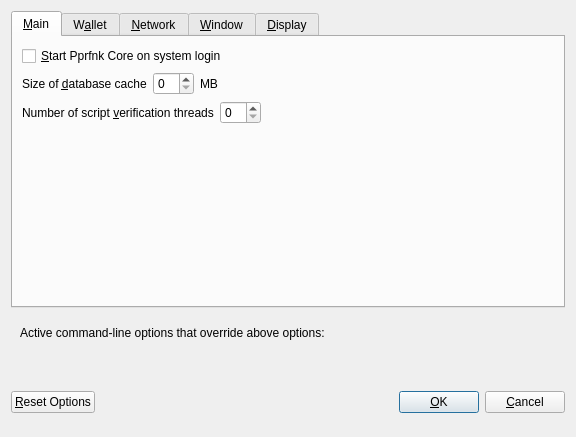
<?xml version="1.0" encoding="UTF-8"?>
<ui version="4.0">
 <class>OptionsDialog</class>
 <widget class="QDialog" name="OptionsDialog">
  <property name="geometry">
   <rect>
    <x>0</x>
    <y>0</y>
    <width>576</width>
    <height>402</height>
   </rect>
  </property>
  <property name="windowTitle">
   <string>Options</string>
  </property>
  <property name="modal">
   <bool>true</bool>
  </property>
  <layout class="QVBoxLayout" name="verticalLayout">
   <item>
    <widget class="QTabWidget" name="tabWidget">
     <property name="currentIndex">
      <number>0</number>
     </property>
     <widget class="QWidget" name="tabMain">
      <attribute name="title">
       <string>&amp;Main</string>
      </attribute>
      <layout class="QVBoxLayout" name="verticalLayout_Main">
       <item>
        <widget class="QCheckBox" name="bitcoinAtStartup">
         <property name="toolTip">
          <string>Automatically start Pprfnk Core after logging in to the system.</string>
         </property>
         <property name="text">
          <string>&amp;Start Pprfnk Core on system login</string>
         </property>
        </widget>
       </item>
       <item>
        <layout class="QHBoxLayout" name="horizontalLayout_2_Main">
         <item>
          <widget class="QLabel" name="databaseCacheLabel">
           <property name="text">
            <string>Size of &amp;database cache</string>
           </property>
           <property name="textFormat">
            <enum>Qt::PlainText</enum>
           </property>
           <property name="buddy">
            <cstring>databaseCache</cstring>
           </property>
          </widget>
         </item>
         <item>
          <widget class="QSpinBox" name="databaseCache"/>
         </item>
         <item>
          <widget class="QLabel" name="databaseCacheUnitLabel">
           <property name="text">
            <string>MB</string>
           </property>
           <property name="textFormat">
            <enum>Qt::PlainText</enum>
           </property>
          </widget>
         </item>
         <item>
          <spacer name="horizontalSpacer_2_Main">
           <property name="orientation">
            <enum>Qt::Horizontal</enum>
           </property>
           <property name="sizeHint" stdset="0">
            <size>
             <width>40</width>
             <height>20</height>
            </size>
           </property>
          </spacer>
         </item>
        </layout>
       </item>
       <item>
        <layout class="QHBoxLayout" name="horizontalLayout_3_Main">
         <item>
          <widget class="QLabel" name="threadsScriptVerifLabel">
           <property name="text">
            <string>Number of script &amp;verification threads</string>
           </property>
           <property name="textFormat">
            <enum>Qt::PlainText</enum>
           </property>
           <property name="buddy">
            <cstring>threadsScriptVerif</cstring>
           </property>
          </widget>
         </item>
         <item>
          <widget class="QSpinBox" name="threadsScriptVerif">
           <property name="toolTip">
            <string>(0 = auto, &lt;0 = leave that many cores free)</string>
           </property>
          </widget>
         </item>
         <item>
          <spacer name="horizontalSpacer_3_Main">
           <property name="orientation">
            <enum>Qt::Horizontal</enum>
           </property>
           <property name="sizeHint" stdset="0">
            <size>
             <width>40</width>
             <height>20</height>
            </size>
           </property>
          </spacer>
         </item>
        </layout>
       </item>
       <item>
        <spacer name="verticalSpacer_Main">
         <property name="orientation">
          <enum>Qt::Vertical</enum>
         </property>
         <property name="sizeHint" stdset="0">
          <size>
           <width>20</width>
           <height>40</height>
          </size>
         </property>
        </spacer>
       </item>
      </layout>
     </widget>
     <widget class="QWidget" name="tabWallet">
      <attribute name="title">
       <string>W&amp;allet</string>
      </attribute>
      <layout class="QVBoxLayout" name="verticalLayout_Wallet">
       <item>
        <widget class="QGroupBox" name="groupBox">
         <property name="title">
          <string>Expert</string>
         </property>
         <layout class="QVBoxLayout" name="verticalLayout_2">
          <item>
           <widget class="QCheckBox" name="coinControlFeatures">
            <property name="toolTip">
             <string>Whether to show coin control features or not.</string>
            </property>
            <property name="text">
             <string>Enable coin &amp;control features</string>
            </property>
           </widget>
          </item>
          <item>
           <widget class="QCheckBox" name="showMasternodesTab">
            <property name="toolTip">
             <string>Show additional tab listing all your masternodes in first sub-tab&lt;br/&gt;and all masternodes on the network in second sub-tab.</string>
            </property>
            <property name="text">
             <string>Show Masternodes Tab</string>
            </property>
           </widget>
          </item>
          <item>
           <widget class="QCheckBox" name="showAdvancedPSUI">
            <property name="toolTip">
             <string>Show additional information and buttons for PrivateSend on overview screen.</string>
            </property>
            <property name="text">
             <string>Enable advanced PrivateSend interface</string>
            </property>
           </widget>
          </item>
          <item>
           <widget class="QCheckBox" name="lowKeysWarning">
            <property name="toolTip">
             <string>Show warning dialog when PrivateSend detects that wallet has very low number of keys left.</string>
            </property>
            <property name="text">
             <string>Warn if PrivateSend is running out of keys</string>
            </property>
           </widget>
          </item>
          <item>
           <widget class="QCheckBox" name="privateSendMultiSession">
            <property name="toolTip">
             <string>Whether to use experimental PrivateSend mode with multiple mixing sessions per block.&lt;br/&gt;Note: You must use this feature carefully.&lt;br/&gt;Make sure you always have recent wallet (auto)backup in a safe place!</string>
            </property>
            <property name="text">
             <string>Enable PrivateSend &amp;multi-session</string>
            </property>
           </widget>
          </item>
          <item>
           <widget class="QCheckBox" name="spendZeroConfChange">
            <property name="toolTip">
             <string>If you disable the spending of unconfirmed change, the change from a transaction&lt;br/&gt;cannot be used until that transaction has at least one confirmation.&lt;br/&gt;This also affects how your balance is computed.</string>
            </property>
            <property name="text">
             <string>&amp;Spend unconfirmed change</string>
            </property>
           </widget>
          </item>
         </layout>
        </widget>
       </item>
       <item>
        <layout class="QHBoxLayout" name="horizontalLayout_4_Wallet">
         <item>
          <widget class="QLabel" name="label">
           <property name="toolTip">
            <string>This setting determines the amount of individual masternodes that an input will be anonymized through.&lt;br/&gt;More rounds of anonymization gives a higher degree of privacy, but also costs more in fees.</string>
           </property>
           <property name="text">
            <string>PrivateSend rounds to use</string>
           </property>
          </widget>
         </item>
         <item>
          <widget class="QSpinBox" name="privateSendRounds">
           <property name="minimum">
            <number>2</number>
           </property>
           <property name="maximum">
            <number>8</number>
           </property>
           <property name="value">
            <number>4</number>
           </property>
          </widget>
         </item>
        </layout>
       </item>
       <item>
        <layout class="QHBoxLayout" name="horizontalLayout">
         <item>
          <widget class="QLabel" name="label_2">
           <property name="toolTip">
            <string>This amount acts as a threshold to turn off PrivateSend once it's reached.</string>
           </property>
           <property name="statusTip">
            <string notr="true"/>
           </property>
           <property name="whatsThis">
            <string notr="true"/>
           </property>
           <property name="accessibleName">
            <string notr="true"/>
           </property>
           <property name="accessibleDescription">
            <string notr="true"/>
           </property>
           <property name="text">
            <string>Amount of Pprfnk to keep anonymized</string>
           </property>
          </widget>
         </item>
         <item>
          <widget class="QSpinBox" name="privateSendAmount">
           <property name="minimum">
            <number>2</number>
           </property>
           <property name="maximum">
            <number>2000</number>
           </property>
           <property name="singleStep">
            <number>10</number>
           </property>
           <property name="value">
            <number>1000</number>
           </property>
          </widget>
         </item>
        </layout>
       </item>
       <item>
        <spacer name="verticalSpacer_Wallet">
         <property name="orientation">
          <enum>Qt::Vertical</enum>
         </property>
         <property name="sizeHint" stdset="0">
          <size>
           <width>20</width>
           <height>40</height>
          </size>
         </property>
        </spacer>
       </item>
      </layout>
     </widget>
     <widget class="QWidget" name="tabNetwork">
      <attribute name="title">
       <string>&amp;Network</string>
      </attribute>
      <layout class="QVBoxLayout" name="verticalLayout_Network">
       <item>
        <widget class="QCheckBox" name="mapPortUpnp">
         <property name="toolTip">
          <string>Automatically open the Pprfnk Core client port on the router. This only works when your router supports UPnP and it is enabled.</string>
         </property>
         <property name="text">
          <string>Map port using &amp;UPnP</string>
         </property>
        </widget>
       </item>
       <item>
        <widget class="QCheckBox" name="allowIncoming">
         <property name="toolTip">
          <string>Accept connections from outside</string>
         </property>
         <property name="text">
          <string>Allow incoming connections</string>
         </property>
        </widget>
       </item>
       <item>
        <widget class="QCheckBox" name="connectSocks">
         <property name="toolTip">
          <string>Connect to the Pprfnk network through a SOCKS5 proxy.</string>
         </property>
         <property name="text">
          <string>&amp;Connect through SOCKS5 proxy (default proxy):</string>
         </property>
        </widget>
       </item>
       <item>
        <layout class="QHBoxLayout" name="horizontalLayout_1_Network">
         <item>
          <widget class="QLabel" name="proxyIpLabel">
           <property name="text">
            <string>Proxy &amp;IP:</string>
           </property>
           <property name="textFormat">
            <enum>Qt::PlainText</enum>
           </property>
           <property name="buddy">
            <cstring>proxyIp</cstring>
           </property>
          </widget>
         </item>
         <item>
          <widget class="QValidatedLineEdit" name="proxyIp">
           <property name="minimumSize">
            <size>
             <width>140</width>
             <height>0</height>
            </size>
           </property>
           <property name="maximumSize">
            <size>
             <width>140</width>
             <height>16777215</height>
            </size>
           </property>
           <property name="toolTip">
            <string>IP address of the proxy (e.g. IPv4: 127.0.0.1 / IPv6: ::1)</string>
           </property>
          </widget>
         </item>
         <item>
          <widget class="QLabel" name="proxyPortLabel">
           <property name="text">
            <string>&amp;Port:</string>
           </property>
           <property name="textFormat">
            <enum>Qt::PlainText</enum>
           </property>
           <property name="buddy">
            <cstring>proxyPort</cstring>
           </property>
          </widget>
         </item>
         <item>
          <widget class="QLineEdit" name="proxyPort">
           <property name="minimumSize">
            <size>
             <width>55</width>
             <height>0</height>
            </size>
           </property>
           <property name="maximumSize">
            <size>
             <width>55</width>
             <height>16777215</height>
            </size>
           </property>
           <property name="toolTip">
            <string>Port of the proxy (e.g. 9050)</string>
           </property>
          </widget>
         </item>
         <item>
          <spacer name="horizontalSpacer_1_Network">
           <property name="orientation">
            <enum>Qt::Horizontal</enum>
           </property>
           <property name="sizeHint" stdset="0">
            <size>
             <width>40</width>
             <height>20</height>
            </size>
           </property>
          </spacer>
         </item>
        </layout>
       </item>
       <item>
        <layout class="QHBoxLayout" name="horizontalLayout_2_Network">
         <item>
          <widget class="QLabel" name="proxyActiveNets">
           <property name="text">
            <string>Used for reaching peers via:</string>
           </property>
           <property name="textFormat">
            <enum>Qt::PlainText</enum>
           </property>
          </widget>
         </item>
         <item>
          <widget class="QCheckBox" name="proxyReachIPv4">
           <property name="enabled">
            <bool>false</bool>
           </property>
           <property name="toolTip">
            <string>Shows, if the supplied default SOCKS5 proxy is used to reach peers via this network type.</string>
           </property>
           <property name="text">
            <string/>
           </property>
          </widget>
         </item>
         <item>
          <widget class="QLabel" name="proxyReachIPv4Label">
           <property name="text">
            <string>IPv4</string>
           </property>
           <property name="textFormat">
            <enum>Qt::PlainText</enum>
           </property>
          </widget>
         </item>
         <item>
          <widget class="QCheckBox" name="proxyReachIPv6">
           <property name="enabled">
            <bool>false</bool>
           </property>
           <property name="toolTip">
            <string>Shows, if the supplied default SOCKS5 proxy is used to reach peers via this network type.</string>
           </property>
           <property name="text">
            <string/>
           </property>
          </widget>
         </item>
         <item>
          <widget class="QLabel" name="proxyReachIPv6Label">
           <property name="text">
            <string>IPv6</string>
           </property>
           <property name="textFormat">
            <enum>Qt::PlainText</enum>
           </property>
          </widget>
         </item>
         <item>
          <widget class="QCheckBox" name="proxyReachTor">
           <property name="enabled">
            <bool>false</bool>
           </property>
           <property name="toolTip">
            <string>Shows, if the supplied default SOCKS5 proxy is used to reach peers via this network type.</string>
           </property>
           <property name="text">
            <string/>
           </property>
          </widget>
         </item>
         <item>
          <widget class="QLabel" name="proxyReachTorLabel">
           <property name="text">
            <string>Tor</string>
           </property>
           <property name="textFormat">
            <enum>Qt::PlainText</enum>
           </property>
          </widget>
         </item>
         <item>
          <spacer name="horizontalSpacer_2_Network">
           <property name="orientation">
            <enum>Qt::Horizontal</enum>
           </property>
           <property name="sizeHint" stdset="0">
            <size>
             <width>40</width>
             <height>20</height>
            </size>
           </property>
          </spacer>
         </item>
        </layout>
       </item>
       <item>
        <widget class="QCheckBox" name="connectSocksTor">
         <property name="toolTip">
          <string>Connect to the Pprfnk network through a separate SOCKS5 proxy for Tor hidden services.</string>
         </property>
         <property name="text">
          <string>Use separate SOCKS5 proxy to reach peers via Tor hidden services:</string>
         </property>
        </widget>
       </item>
       <item>
        <layout class="QHBoxLayout" name="horizontalLayout_3_Network">
         <item>
          <widget class="QLabel" name="proxyIpTorLabel">
           <property name="text">
            <string>Proxy &amp;IP:</string>
           </property>
           <property name="textFormat">
            <enum>Qt::PlainText</enum>
           </property>
           <property name="buddy">
            <cstring>proxyIpTor</cstring>
           </property>
          </widget>
         </item>
         <item>
          <widget class="QValidatedLineEdit" name="proxyIpTor">
           <property name="minimumSize">
            <size>
             <width>140</width>
             <height>0</height>
            </size>
           </property>
           <property name="maximumSize">
            <size>
             <width>140</width>
             <height>16777215</height>
            </size>
           </property>
           <property name="toolTip">
            <string>IP address of the proxy (e.g. IPv4: 127.0.0.1 / IPv6: ::1)</string>
           </property>
          </widget>
         </item>
         <item>
          <widget class="QLabel" name="proxyPortTorLabel">
           <property name="text">
            <string>&amp;Port:</string>
           </property>
           <property name="textFormat">
            <enum>Qt::PlainText</enum>
           </property>
           <property name="buddy">
            <cstring>proxyPortTor</cstring>
           </property>
          </widget>
         </item>
         <item>
          <widget class="QLineEdit" name="proxyPortTor">
           <property name="minimumSize">
            <size>
             <width>55</width>
             <height>0</height>
            </size>
           </property>
           <property name="maximumSize">
            <size>
             <width>55</width>
             <height>16777215</height>
            </size>
           </property>
           <property name="toolTip">
            <string>Port of the proxy (e.g. 9050)</string>
           </property>
          </widget>
         </item>
         <item>
          <spacer name="horizontalSpacer_4_Network">
           <property name="orientation">
            <enum>Qt::Horizontal</enum>
           </property>
           <property name="sizeHint" stdset="0">
            <size>
             <width>40</width>
             <height>20</height>
            </size>
           </property>
          </spacer>
         </item>
        </layout>
       </item>
       <item>
        <spacer name="verticalSpacer_Network">
         <property name="orientation">
          <enum>Qt::Vertical</enum>
         </property>
         <property name="sizeHint" stdset="0">
          <size>
           <width>20</width>
           <height>40</height>
          </size>
         </property>
        </spacer>
       </item>
      </layout>
     </widget>
     <widget class="QWidget" name="tabWindow">
      <attribute name="title">
       <string>&amp;Window</string>
      </attribute>
      <layout class="QVBoxLayout" name="verticalLayout_Window">
       <item>
        <widget class="QCheckBox" name="hideTrayIcon">
         <property name="toolTip">
          <string>&amp;Hide the icon from the system tray.</string>
         </property>
         <property name="text">
          <string>Hide tray icon</string>
         </property>
        </widget>
       </item>
       <item>
        <widget class="QCheckBox" name="minimizeToTray">
         <property name="toolTip">
          <string>Show only a tray icon after minimizing the window.</string>
         </property>
         <property name="text">
          <string>&amp;Minimize to the tray instead of the taskbar</string>
         </property>
        </widget>
       </item>
       <item>
        <widget class="QCheckBox" name="minimizeOnClose">
         <property name="toolTip">
          <string>Minimize instead of exit the application when the window is closed. When this option is enabled, the application will be closed only after selecting Exit in the menu.</string>
         </property>
         <property name="text">
          <string>M&amp;inimize on close</string>
         </property>
        </widget>
       </item>
       <item>
        <spacer name="verticalSpacer_Window">
         <property name="orientation">
          <enum>Qt::Vertical</enum>
         </property>
         <property name="sizeHint" stdset="0">
          <size>
           <width>20</width>
           <height>40</height>
          </size>
         </property>
        </spacer>
       </item>
      </layout>
     </widget>
     <widget class="QWidget" name="tabDisplay">
      <attribute name="title">
       <string>&amp;Display</string>
      </attribute>
      <layout class="QVBoxLayout" name="verticalLayout_Display">
       <item>
        <layout class="QHBoxLayout" name="horizontalLayout_1_Display">
         <item>
          <widget class="QLabel" name="langLabel">
           <property name="text">
            <string>User Interface &amp;language:</string>
           </property>
           <property name="textFormat">
            <enum>Qt::PlainText</enum>
           </property>
           <property name="buddy">
            <cstring>lang</cstring>
           </property>
          </widget>
         </item>
         <item>
          <widget class="QValueComboBox" name="lang">
           <property name="toolTip">
            <string>The user interface language can be set here. This setting will take effect after restarting Pprfnk Core.</string>
           </property>
          </widget>
         </item>
        </layout>
       </item>
       <item>
        <widget class="QLabel" name="label_3">
         <property name="toolTip">
          <string notr="true"/>
         </property>
         <property name="statusTip">
          <string notr="true"/>
         </property>
         <property name="whatsThis">
          <string notr="true"/>
         </property>
         <property name="accessibleName">
          <string notr="true"/>
         </property>
         <property name="text">
          <string>Language missing or translation incomplete? Help contributing translations here:
https://www.transifex.com/projects/p/pprfnk/</string>
         </property>
         <property name="wordWrap">
          <bool>true</bool>
         </property>
         <property name="openExternalLinks">
          <bool>true</bool>
         </property>
         <property name="textInteractionFlags">
          <set>Qt::TextBrowserInteraction</set>
         </property>
        </widget>
       </item>
       <item>
        <layout class="QHBoxLayout" name="horizontalLayout_4_Display" stretch="0,0">
         <item>
          <widget class="QLabel" name="themeLabel">
           <property name="text">
            <string>User Interface Theme:</string>
           </property>
          </widget>
         </item>
         <item>
          <widget class="QValueComboBox" name="theme"/>
         </item>
        </layout>
       </item>
       <item>
        <widget class="Line" name="line">
         <property name="orientation">
          <enum>Qt::Horizontal</enum>
         </property>
        </widget>
       </item>
       <item>
        <layout class="QHBoxLayout" name="horizontalLayout_2_Display">
         <item>
          <widget class="QLabel" name="unitLabel">
           <property name="text">
            <string>&amp;Unit to show amounts in:</string>
           </property>
           <property name="textFormat">
            <enum>Qt::PlainText</enum>
           </property>
           <property name="buddy">
            <cstring>unit</cstring>
           </property>
          </widget>
         </item>
         <item>
          <widget class="QValueComboBox" name="unit">
           <property name="toolTip">
            <string>Choose the default subdivision unit to show in the interface and when sending coins.</string>
           </property>
          </widget>
         </item>
        </layout>
       </item>
       <item>
        <layout class="QHBoxLayout" name="horizontalLayout_5_Display">
         <item>
          <widget class="QLabel" name="digitsLabel">
           <property name="text">
            <string>Decimal digits</string>
           </property>
          </widget>
         </item>
         <item>
          <widget class="QValueComboBox" name="digits"/>
         </item>
        </layout>
       </item>
       <item>
        <layout class="QHBoxLayout" name="horizontalLayout_3_Display">
         <item>
          <widget class="QLabel" name="thirdPartyTxUrlsLabel">
           <property name="toolTip">
            <string>Third party URLs (e.g. a block explorer) that appear in the transactions tab as context menu items.&lt;br/&gt;%s in the URL is replaced by transaction hash. Multiple URLs are separated by vertical bar |.</string>
           </property>
           <property name="text">
            <string>Third party transaction URLs</string>
           </property>
           <property name="buddy">
            <cstring>thirdPartyTxUrls</cstring>
           </property>
          </widget>
         </item>
         <item>
          <widget class="QLineEdit" name="thirdPartyTxUrls">
           <property name="toolTip">
            <string>Third party URLs (e.g. a block explorer) that appear in the transactions tab as context menu items.&lt;br/&gt;%s in the URL is replaced by transaction hash. Multiple URLs are separated by vertical bar |.</string>
           </property>
          </widget>
         </item>
        </layout>
       </item>
       <item>
        <spacer name="verticalSpacer">
         <property name="orientation">
          <enum>Qt::Vertical</enum>
         </property>
         <property name="sizeHint" stdset="0">
          <size>
           <width>20</width>
           <height>40</height>
          </size>
         </property>
        </spacer>
       </item>
      </layout>
     </widget>
    </widget>
   </item>
   <item>
    <widget class="QFrame" name="frame">
     <layout class="QVBoxLayout" name="verticalLayout_Bottom">
      <item>
       <layout class="QHBoxLayout" name="horizontalLayout_Bottom">
        <item>
         <widget class="QLabel" name="overriddenByCommandLineInfoLabel">
          <property name="text">
           <string>Active command-line options that override above options:</string>
          </property>
          <property name="textFormat">
           <enum>Qt::PlainText</enum>
          </property>
         </widget>
        </item>
        <item>
         <spacer name="horizontalSpacer_Bottom">
          <property name="orientation">
           <enum>Qt::Horizontal</enum>
          </property>
          <property name="sizeHint" stdset="0">
           <size>
            <width>40</width>
            <height>20</height>
           </size>
          </property>
         </spacer>
        </item>
       </layout>
      </item>
      <item>
       <widget class="QLabel" name="overriddenByCommandLineLabel">
        <property name="text">
         <string/>
        </property>
        <property name="textFormat">
         <enum>Qt::PlainText</enum>
        </property>
        <property name="wordWrap">
         <bool>true</bool>
        </property>
       </widget>
      </item>
     </layout>
    </widget>
   </item>
   <item>
    <layout class="QHBoxLayout" name="horizontalLayout_Buttons">
     <item>
      <widget class="QPushButton" name="resetButton">
       <property name="toolTip">
        <string>Reset all client options to default.</string>
       </property>
       <property name="text">
        <string>&amp;Reset Options</string>
       </property>
       <property name="autoDefault">
        <bool>false</bool>
       </property>
      </widget>
     </item>
     <item>
      <spacer name="horizontalSpacer_1">
       <property name="orientation">
        <enum>Qt::Horizontal</enum>
       </property>
       <property name="sizeHint" stdset="0">
        <size>
         <width>40</width>
         <height>48</height>
        </size>
       </property>
      </spacer>
     </item>
     <item>
      <widget class="QLabel" name="statusLabel">
       <property name="minimumSize">
        <size>
         <width>200</width>
         <height>0</height>
        </size>
       </property>
       <property name="font">
        <font>
         <weight>75</weight>
         <bold>true</bold>
        </font>
       </property>
       <property name="text">
        <string/>
       </property>
       <property name="textFormat">
        <enum>Qt::PlainText</enum>
       </property>
       <property name="wordWrap">
        <bool>true</bool>
       </property>
      </widget>
     </item>
     <item>
      <spacer name="horizontalSpacer_2">
       <property name="orientation">
        <enum>Qt::Horizontal</enum>
       </property>
       <property name="sizeHint" stdset="0">
        <size>
         <width>40</width>
         <height>48</height>
        </size>
       </property>
      </spacer>
     </item>
     <item>
      <widget class="QPushButton" name="okButton">
       <property name="text">
        <string>&amp;OK</string>
       </property>
       <property name="autoDefault">
        <bool>false</bool>
       </property>
       <property name="default">
        <bool>true</bool>
       </property>
      </widget>
     </item>
     <item>
      <widget class="QPushButton" name="cancelButton">
       <property name="text">
        <string>&amp;Cancel</string>
       </property>
       <property name="autoDefault">
        <bool>false</bool>
       </property>
      </widget>
     </item>
    </layout>
   </item>
  </layout>
 </widget>
 <customwidgets>
  <customwidget>
   <class>QValidatedLineEdit</class>
   <extends>QLineEdit</extends>
   <header>qvalidatedlineedit.h</header>
  </customwidget>
  <customwidget>
   <class>QValueComboBox</class>
   <extends>QComboBox</extends>
   <header>qvaluecombobox.h</header>
  </customwidget>
 </customwidgets>
 <resources/>
 <connections/>
</ui>
